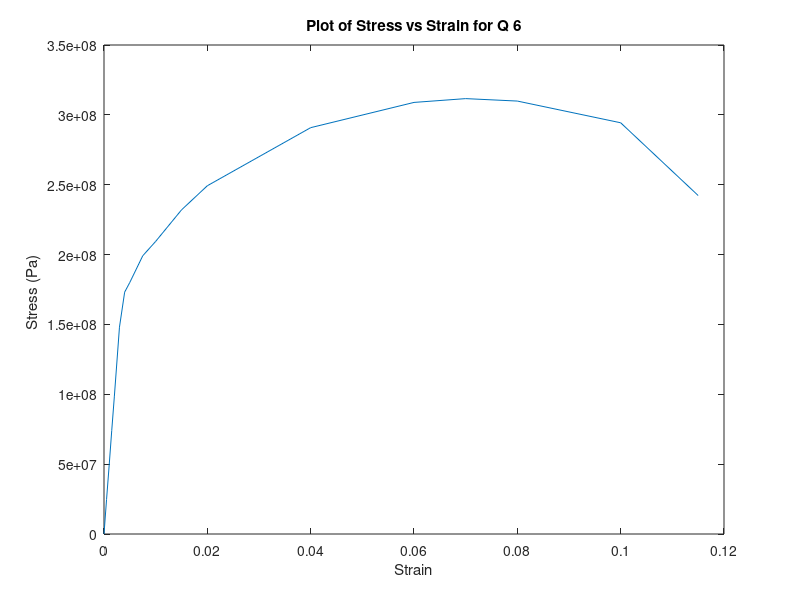

The MATLAB script that drew this image:
clear all;
clc;
close all;

Mat = [0 0 50.800 2.000; 12700 2850 50.825 2.001 ; 25400 5710 50.851 2.002; 
38100 8560 50.876 2.003 ; 50800 11400 50.902 2.004 ;76200 17100 50.952 2.006 ;
89100 20000 51.003 2.008 ;92700 20800 51.054 2.010 ;102500 23000 51.181 2.015 ;
107800 24200 51.308 2.020 ; 119400 26800 51.562 2.030 ;128300 28800 51.816 2.040 ;
149700 33650 52.832 2.080 ;159000 35750 53.848 2.120 ;160400 36000 54.356 2.140 ;
159500 35850 54.864 2.160 ;151500 34050 55.880 2.200 ;124700 28000 56.642 2.230 ];
N=Mat(:,1);
lbf = Mat(:,2);
mm = Mat(:,3);
in = Mat(:,4);

A0 = (12.8*10^-3)^2 * pi;
A0imp = 0.79781;
Pa = N/A0;
psi = lbf/A0imp;
Strain = (mm-mm(1))/mm(1);
Strain_imp = (in-in(1))/in(1);

figure(1)
plot(Strain,Pa)
ylabel('Stress (Pa) ')
xlabel('Strain')
title('Plot of Stress vs Strain for Q 6')

Pa(2)/Strain(2)
Strain(15)